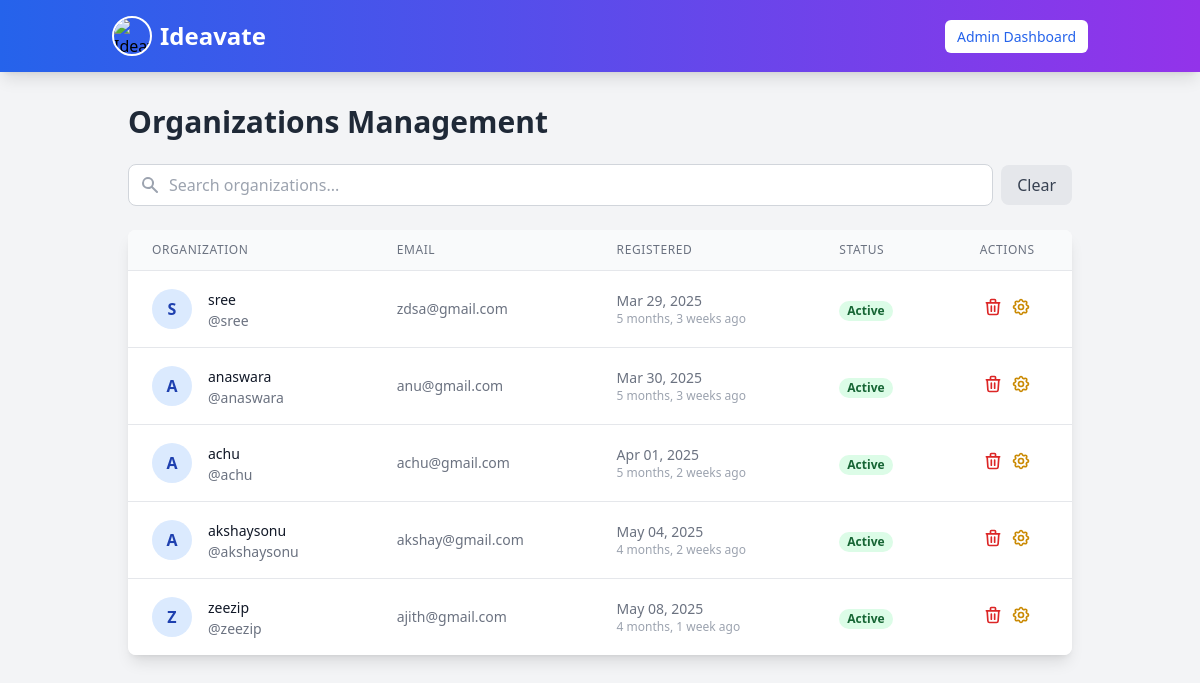
Screenshot of /admin_dashboard/organizations/ (signed in) with the database file from the repository.
### myapp/models.py (models this page shows)
class User(AbstractUser):
    is_user = models.BooleanField(default=False)
    is_organization = models.BooleanField(default=False)
    groups = models.ManyToManyField(Group, related_name="custom_user_groups", blank=True)
    user_permissions = models.ManyToManyField(Permission, related_name="custom_user_permissions", blank=True)

### myapp/views.py (the view)
# urls.py: path("admin_dashboard/organizations/",views. admin_organizations, name="admin_organizations"),
@user_passes_test(is_admin, login_url="signin")
def admin_organizations(request):
    organizations = User.objects.filter(is_organization=True)
    return render(request, "admin_organizations.html", {"organizations": organizations})

### myapp/context_processors.py (called while the page is built)
def notification_count(request):
    if request.user.is_authenticated:
        return {
            'unread_notification_count': Notification.objects.filter(
                recipient=request.user,
                is_read=False
            ).count()
        }
    return {}

### myapp/views.py (called while the page is built)
def is_admin(user):
    return user.is_authenticated and user.is_superuser

### templates/admin_organizations.html (shortened to what this page needs)
{% extends "navbar.html" %}
{% block content %}
<div class="container mx-auto p-4 md:p-6">
    <h1 class="text-2xl md:text-3xl font-bold text-gray-800 mb-6">Organizations Management</h1>
    <div class="flex items-center mb-6">
        <div class="relative flex-grow md:w-64">
            <input type="text" id="searchInput" placeholder="Search organizations..."
                   class="w-full pl-10 pr-4 py-2 border border-gray-300 rounded-lg focus:outline-none focus:ring-2 focus:ring-blue-500 focus:border-blue-500">
            <div class="absolute inset-y-0 left-0 pl-3 flex items-center pointer-events-none">
            </div>
        </div>
        <button onclick="clearSearch()" class="ml-2 px-4 py-2 bg-gray-200 text-gray-700 rounded-lg hover:bg-gray-300 transition">
            Clear
        </button>
    </div>
    <div class="bg-white shadow-lg rounded-lg overflow-hidden">
        <div class="overflow-x-auto">
            <table class="min-w-full divide-y divide-gray-200">
                <thead class="bg-gray-50">
                    <tr>
                        <th scope="col" class="px-6 py-3 text-left text-xs font-medium text-gray-500 uppercase tracking-wider">Organization</th>
                        <th scope="col" class="px-6 py-3 text-left text-xs font-medium text-gray-500 uppercase tracking-wider">Email</th>
                        <th scope="col" class="px-6 py-3 text-left text-xs font-medium text-gray-500 uppercase tracking-wider">Registered</th>
                        <th scope="col" class="px-6 py-3 text-left text-xs font-medium text-gray-500 uppercase tracking-wider">Status</th>
                        <th scope="col" class="px-6 py-3 text-center text-xs font-medium text-gray-500 uppercase tracking-wider">Actions</th>
                    </tr>
                </thead>
                <tbody id="orgTable" class="bg-white divide-y divide-gray-200">
                    {% for org in organizations %}
                    <tr class="hover:bg-gray-50 transition">
                        <td class="px-6 py-4 whitespace-nowrap">
                            <div class="flex items-center">
                                <div class="flex-shrink-0 h-10 w-10 rounded-full bg-blue-100 flex items-center justify-center text-blue-800 font-bold">
                                    {{ org.username|first|upper }}
                                </div>
                                <div class="ml-4">
                                    <a href="{% url 'organization_profile' org.username %}" class="text-sm font-medium text-gray-900 hover:text-blue-600 transition">
                                        {{ org.username }}
                                    </a>
                                    <div class="text-sm text-gray-500">@{{ org.username }}</div>
                                </div>
                            </div>
                        </td>
                        <td class="px-6 py-4 whitespace-nowrap text-sm text-gray-500">{{ org.email }}</td>
                        <td class="px-6 py-4 whitespace-nowrap text-sm text-gray-500">
                            <div>{{ org.date_joined|date:"M d, Y" }}</div>
                            <div class="text-xs text-gray-400">{{ org.date_joined|timesince }} ago</div>
                        </td>
                        <td class="px-6 py-4 whitespace-nowrap">
                            <span class="px-2 inline-flex text-xs leading-5 font-semibold rounded-full
                                {% if org.is_active %}bg-green-100 text-green-800{% else %}bg-red-100 text-red-800{% endif %}">
                                {% if org.is_active %}Active{% else %}Inactive{% endif %}
                            </span>
                        </td>
                        <td class="px-6 py-4 whitespace-nowrap text-center text-sm font-medium">
                            <div class="flex justify-center space-x-2">
                                <form action="{% url 'delete_organization' org.id %}" method="post" onsubmit="return confirm('Are you sure you want to delete this organization?');" class="inline">
                                    <button type="submit" class="text-red-600 hover:text-red-900 transition" title="Delete Organization">
                                        <svg xmlns="http://www.w3.org/2000/svg" class="h-5 w-5" fill="none" viewBox="0 0 24 24" stroke="currentColor">
                                            <path stroke-linecap="round" stroke-linejoin="round" stroke-width="2" d="M19 7l-.867 12.142A2 2 0 0116.138 21H7.862a2 2 0 01-1.995-1.858L5 7m5 4v6m4-6v6m1-10V4a1 1 0 00-1-1h-4a1 1 0 00-1 1v3M4 7h16" />
                                        </svg>
                                    </button>
                                </form>
                                <form action="{% url 'toggle_organization_status' org.id %}" method="post" class="inline">
                                    <button type="submit" class="text-yellow-600 hover:text-yellow-900 transition" title="{% if org.is_active %}Deactivate{% else %}Activate{% endif %} Organization">
                                    </button>
                                </form>
                            </div>
                        </td>
                    </tr>
                    {% empty %}
                    <tr>
                        <td colspan="5" class="px-6 py-4 text-center text-gray-500">No organizations found.</td>
                    </tr>
                    {% endfor %}
                </tbody>
            </table>
        </div>
    </div>
</div>
{% endblock %}

### rows the page displays
User: username|first "S", username "sree", email "zdsa@gmail.com", date_joined "Mar 29, 2025", date_joined "5 months, 3 weeks", is_active "Active"
User: username|first "A", username "anaswara", email "anu@gmail.com", date_joined "Mar 30, 2025", date_joined "5 months, 3 weeks", is_active "Active"
User: username|first "A", username "achu", email "achu@gmail.com", date_joined "Apr 01, 2025", date_joined "5 months, 2 weeks", is_active "Active"
User: username|first "A", username "akshaysonu", email "akshay@gmail.com", date_joined "May 04, 2025", date_joined "4 months, 2 weeks", is_active "Active"
User: username|first "Z", username "zeezip", email "ajith@gmail.com", date_joined "May 08, 2025", date_joined "4 months, 1 week", is_active "Active"
